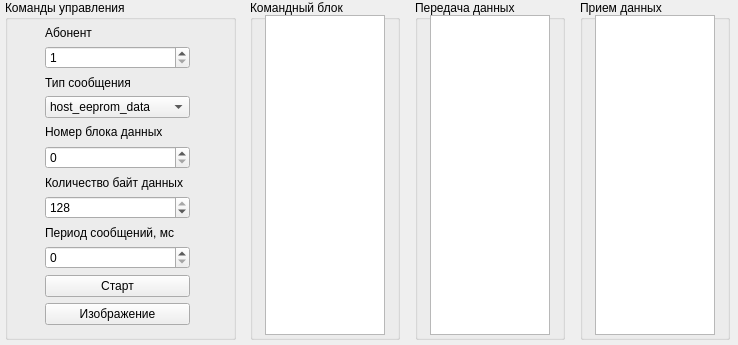
      <widget class="QWidget" name="page_5">
       <property name="geometry">
        <rect>
         <x>0</x>
         <y>0</y>
         <width>738</width>
         <height>345</height>
        </rect>
       </property>
       <attribute name="label">
        <string> Управление абонентами</string>
       </attribute>
       <widget class="QGroupBox" name="groupBox_13">
        <property name="geometry">
         <rect>
          <x>415</x>
          <y>0</y>
          <width>150</width>
          <height>340</height>
         </rect>
        </property>
        <property name="title">
         <string>Передача данных</string>
        </property>
        <widget class="QTableView" name="tblDataOut">
         <property name="enabled">
          <bool>true</bool>
         </property>
         <property name="geometry">
          <rect>
           <x>15</x>
           <y>15</y>
           <width>120</width>
           <height>320</height>
          </rect>
         </property>
        </widget>
       </widget>
       <widget class="QGroupBox" name="groupBox_12">
        <property name="geometry">
         <rect>
          <x>250</x>
          <y>0</y>
          <width>150</width>
          <height>340</height>
         </rect>
        </property>
        <property name="title">
         <string>Командный блок</string>
        </property>
        <widget class="QTableView" name="tblHdrOut">
         <property name="enabled">
          <bool>true</bool>
         </property>
         <property name="geometry">
          <rect>
           <x>15</x>
           <y>15</y>
           <width>120</width>
           <height>320</height>
          </rect>
         </property>
        </widget>
       </widget>
       <widget class="QGroupBox" name="groupBox_14">
        <property name="geometry">
         <rect>
          <x>580</x>
          <y>0</y>
          <width>150</width>
          <height>340</height>
         </rect>
        </property>
        <property name="title">
         <string>Прием данных</string>
        </property>
        <widget class="QTableView" name="tblDataIn">
         <property name="enabled">
          <bool>true</bool>
         </property>
         <property name="geometry">
          <rect>
           <x>15</x>
           <y>15</y>
           <width>120</width>
           <height>320</height>
          </rect>
         </property>
        </widget>
       </widget>
       <widget class="QGroupBox" name="groupBox_17">
        <property name="geometry">
         <rect>
          <x>5</x>
          <y>0</y>
          <width>231</width>
          <height>340</height>
         </rect>
        </property>
        <property name="title">
         <string>Команды управления</string>
        </property>
        <widget class="QWidget" name="verticalLayoutWidget_6">
         <property name="geometry">
          <rect>
           <x>40</x>
           <y>25</y>
           <width>145</width>
           <height>300</height>
          </rect>
         </property>
         <layout class="QVBoxLayout" name="verticalLayout_6">
          <property name="spacing">
           <number>6</number>
          </property>
          <item>
           <widget class="QLabel" name="label_8">
            <property name="text">
             <string>Абонент</string>
            </property>
           </widget>
          </item>
          <item>
           <widget class="QSpinBox" name="abonentIndex">
            <property name="minimum">
             <number>1</number>
            </property>
            <property name="maximum">
             <number>5</number>
            </property>
           </widget>
          </item>
          <item>
           <widget class="QLabel" name="label_12">
            <property name="text">
             <string>Тип сообщения</string>
            </property>
           </widget>
          </item>
          <item>
           <widget class="QComboBox" name="abonentCmd">
            <item>
             <property name="text">
              <string>host_eeprom_data</string>
             </property>
            </item>
            <item>
             <property name="text">
              <string>host_ram_data</string>
             </property>
            </item>
            <item>
             <property name="text">
              <string>host_scale</string>
             </property>
            </item>
            <item>
             <property name="text">
              <string>target_scale_return</string>
             </property>
            </item>
            <item>
             <property name="text">
              <string>target_eeprom_to_plm</string>
             </property>
            </item>
            <item>
             <property name="text">
              <string>target_ram_to_plm</string>
             </property>
            </item>
            <item>
             <property name="text">
              <string>target_eeprom_clear</string>
             </property>
            </item>
            <item>
             <property name="text">
              <string>target_ram_clear</string>
             </property>
            </item>
            <item>
             <property name="text">
              <string>target_eeprom_data</string>
             </property>
            </item>
            <item>
             <property name="text">
              <string>target_ram_data</string>
             </property>
            </item>
            <item>
             <property name="text">
              <string>target_eeprom_crc</string>
             </property>
            </item>
            <item>
             <property name="text">
              <string>target_ram_crc</string>
             </property>
            </item>
            <item>
             <property name="text">
              <string>target_ctrl_impulse</string>
             </property>
            </item>
            <item>
             <property name="text">
              <string>target_impulse_return</string>
             </property>
            </item>
            <item>
             <property name="text">
              <string>target_ctrl_channel</string>
             </property>
            </item>
            <item>
             <property name="text">
              <string>target_channel_return</string>
             </property>
            </item>
            <item>
             <property name="text">
              <string>target_ctrl_calc</string>
             </property>
            </item>
            <item>
             <property name="text">
              <string>target_calc_return</string>
             </property>
            </item>
            <item>
             <property name="text">
              <string>host_to_target</string>
             </property>
            </item>
            <item>
             <property name="text">
              <string>target_to_host</string>
             </property>
            </item>
            <item>
             <property name="text">
              <string>target_address</string>
             </property>
            </item>
            <item>
             <property name="text">
              <string>target_reset</string>
             </property>
            </item>
           </widget>
          </item>
          <item>
           <widget class="QLabel" name="label_17">
            <property name="text">
             <string>Номер блока данных</string>
            </property>
           </widget>
          </item>
          <item>
           <widget class="QSpinBox" name="msgBlockNum">
            <property name="minimum">
             <number>0</number>
            </property>
            <property name="maximum">
             <number>16</number>
            </property>
            <property name="value">
             <number>0</number>
            </property>
           </widget>
          </item>
          <item>
           <widget class="QLabel" name="label_18">
            <property name="text">
             <string>Количество байт данных</string>
            </property>
           </widget>
          </item>
          <item>
           <widget class="QSpinBox" name="msgBlockSize">
            <property name="minimum">
             <number>0</number>
            </property>
            <property name="maximum">
             <number>128</number>
            </property>
            <property name="value">
             <number>128</number>
            </property>
           </widget>
          </item>
          <item>
           <widget class="QLabel" name="label_20">
            <property name="text">
             <string>Период сообщений, мс</string>
            </property>
           </widget>
          </item>
          <item>
           <widget class="QSpinBox" name="dbgPeriod">
            <property name="maximum">
             <number>5000</number>
            </property>
            <property name="singleStep">
             <number>10</number>
            </property>
            <property name="value">
             <number>0</number>
            </property>
           </widget>
          </item>
          <item>
           <widget class="QPushButton" name="btnSend">
            <property name="text">
             <string>Старт</string>
            </property>
            <property name="checkable">
             <bool>true</bool>
            </property>
           </widget>
          </item>
          <item>
           <widget class="QPushButton" name="btnShowView">
            <property name="text">
             <string>Изображение</string>
            </property>
            <property name="checkable">
             <bool>false</bool>
            </property>
           </widget>
          </item>
         </layout>
        </widget>
       </widget>
      </widget>
